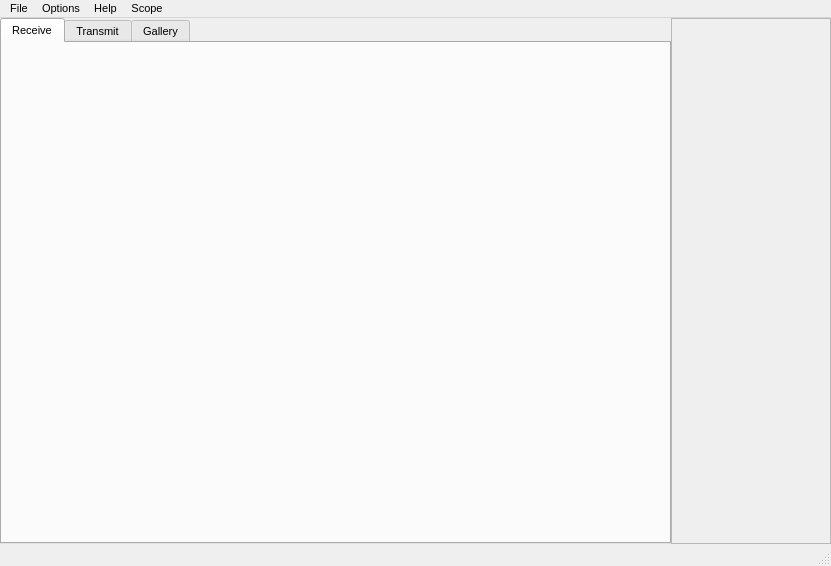
<?xml version="1.0" encoding="UTF-8"?>
<ui version="4.0">
 <class>MainWindow</class>
 <widget class="QMainWindow" name="MainWindow">
  <property name="geometry">
   <rect>
    <x>0</x>
    <y>0</y>
    <width>831</width>
    <height>566</height>
   </rect>
  </property>
  <property name="font">
   <font>
    <pointsize>8</pointsize>
    <weight>50</weight>
    <italic>false</italic>
    <bold>false</bold>
   </font>
  </property>
  <property name="windowTitle">
   <string>MainWindow</string>
  </property>
  <property name="tabShape">
   <enum>QTabWidget::Rounded</enum>
  </property>
  <widget class="QWidget" name="centralwidget">
   <layout class="QHBoxLayout" name="horizontalLayout">
    <property name="spacing">
     <number>0</number>
    </property>
    <property name="leftMargin">
     <number>0</number>
    </property>
    <property name="topMargin">
     <number>0</number>
    </property>
    <property name="rightMargin">
     <number>0</number>
    </property>
    <property name="bottomMargin">
     <number>0</number>
    </property>
    <item>
     <widget class="QTabWidget" name="maintabWidget">
      <property name="font">
       <font>
        <weight>50</weight>
        <italic>false</italic>
        <bold>false</bold>
       </font>
      </property>
      <property name="tabShape">
       <enum>QTabWidget::Rounded</enum>
      </property>
      <property name="currentIndex">
       <number>0</number>
      </property>
      <widget class="QWidget" name="rxTab">
       <property name="font">
        <font>
         <weight>50</weight>
         <bold>false</bold>
        </font>
       </property>
       <attribute name="title">
        <string>Receive</string>
       </attribute>
       <layout class="QVBoxLayout" name="verticalLayout_2">
        <property name="spacing">
         <number>1</number>
        </property>
        <property name="leftMargin">
         <number>1</number>
        </property>
        <property name="topMargin">
         <number>1</number>
        </property>
        <property name="rightMargin">
         <number>1</number>
        </property>
        <property name="bottomMargin">
         <number>1</number>
        </property>
        <item>
         <widget class="rxWidget" name="rxWindow" native="true"/>
        </item>
       </layout>
      </widget>
      <widget class="QWidget" name="txTab">
       <attribute name="title">
        <string>Transmit</string>
       </attribute>
       <layout class="QVBoxLayout" name="verticalLayout_3">
        <property name="spacing">
         <number>1</number>
        </property>
        <property name="leftMargin">
         <number>1</number>
        </property>
        <property name="topMargin">
         <number>1</number>
        </property>
        <property name="rightMargin">
         <number>1</number>
        </property>
        <property name="bottomMargin">
         <number>1</number>
        </property>
        <item>
         <widget class="txWidget" name="txWindow" native="true"/>
        </item>
       </layout>
      </widget>
      <widget class="QWidget" name="galleryTab">
       <attribute name="title">
        <string>Gallery</string>
       </attribute>
       <layout class="QVBoxLayout" name="verticalLayout_4">
        <property name="spacing">
         <number>1</number>
        </property>
        <property name="leftMargin">
         <number>1</number>
        </property>
        <property name="topMargin">
         <number>1</number>
        </property>
        <property name="rightMargin">
         <number>1</number>
        </property>
        <property name="bottomMargin">
         <number>1</number>
        </property>
        <item>
         <widget class="galleryWidget" name="galleryWindow" native="true"/>
        </item>
       </layout>
      </widget>
     </widget>
    </item>
    <item>
     <widget class="spectrumWidget" name="spectrumFrame">
      <property name="sizePolicy">
       <sizepolicy hsizetype="Fixed" vsizetype="Preferred">
        <horstretch>0</horstretch>
        <verstretch>0</verstretch>
       </sizepolicy>
      </property>
      <property name="minimumSize">
       <size>
        <width>160</width>
        <height>0</height>
       </size>
      </property>
      <property name="maximumSize">
       <size>
        <width>180</width>
        <height>16777215</height>
       </size>
      </property>
      <property name="frameShape">
       <enum>QFrame::StyledPanel</enum>
      </property>
      <property name="frameShadow">
       <enum>QFrame::Raised</enum>
      </property>
     </widget>
    </item>
   </layout>
  </widget>
  <widget class="QMenuBar" name="menubar">
   <property name="geometry">
    <rect>
     <x>0</x>
     <y>0</y>
     <width>831</width>
     <height>22</height>
    </rect>
   </property>
   <property name="font">
    <font>
     <weight>50</weight>
     <bold>false</bold>
    </font>
   </property>
   <widget class="QMenu" name="menuFile">
    <property name="title">
     <string>File</string>
    </property>
    <addaction name="actionSaveWaterfallImage"/>
    <addaction name="separator"/>
    <addaction name="actionExit"/>
    <addaction name="actionTxTestPattern"/>
   </widget>
   <widget class="QMenu" name="menuOptions">
    <property name="title">
     <string>Options</string>
    </property>
    <addaction name="actionConfigure"/>
    <addaction name="actionCalibrate"/>
    <addaction name="separator"/>
    <addaction name="actionLogSettings"/>
    <addaction name="actionResetLog"/>
    <addaction name="actionDumpSamplesPerLine"/>
   </widget>
   <widget class="QMenu" name="menuHelp">
    <property name="title">
     <string>Help</string>
    </property>
    <addaction name="actionAboutQSSTV"/>
    <addaction name="actionAboutQt"/>
    <addaction name="actionUsersGuide"/>
   </widget>
   <widget class="QMenu" name="menuScope">
    <property name="title">
     <string>Scope</string>
    </property>
    <addaction name="actionShowDataScope"/>
    <addaction name="actionShowSyncScopeNarrow"/>
    <addaction name="actionShowSyncScopeWide"/>
    <addaction name="actionScopeOffset"/>
    <addaction name="actionClearScope"/>
   </widget>
   <addaction name="menuFile"/>
   <addaction name="menuOptions"/>
   <addaction name="menuHelp"/>
   <addaction name="menuScope"/>
  </widget>
  <widget class="QStatusBar" name="statusBar">
   <property name="minimumSize">
    <size>
     <width>0</width>
     <height>0</height>
    </size>
   </property>
   <property name="maximumSize">
    <size>
     <width>16777215</width>
     <height>16777215</height>
    </size>
   </property>
  </widget>
  <action name="actionExit">
   <property name="text">
    <string>Exit</string>
   </property>
  </action>
  <action name="actionConfigure">
   <property name="text">
    <string>Configuration</string>
   </property>
  </action>
  <action name="actionDumpSamplesPerLine">
   <property name="text">
    <string>Dump Samples Per Line</string>
   </property>
  </action>
  <action name="actionCalibrate">
   <property name="text">
    <string>Calibrate</string>
   </property>
  </action>
  <action name="actionShowDataScope">
   <property name="text">
    <string>Show Data Scope</string>
   </property>
  </action>
  <action name="actionLogSettings">
   <property name="text">
    <string>Log Settings</string>
   </property>
  </action>
  <action name="actionResetLog">
   <property name="text">
    <string>Reset Log</string>
   </property>
  </action>
  <action name="actionAboutQSSTV">
   <property name="text">
    <string>About QSSTV</string>
   </property>
  </action>
  <action name="actionAboutQt">
   <property name="text">
    <string>About Qt</string>
   </property>
  </action>
  <action name="actionUsersGuide">
   <property name="text">
    <string>Users Guide</string>
   </property>
  </action>
  <action name="actionShowSyncScopeNarrow">
   <property name="text">
    <string>Show Sync Scope Narrow</string>
   </property>
  </action>
  <action name="actionScopeOffset">
   <property name="text">
    <string>Scope Offset</string>
   </property>
  </action>
  <action name="actionShowSyncScopeWide">
   <property name="text">
    <string>Show Sync Scope Wide</string>
   </property>
  </action>
  <action name="actionTxTestPattern">
   <property name="text">
    <string>TX Test Pattern</string>
   </property>
  </action>
  <action name="actionClearScope">
   <property name="text">
    <string>Clear</string>
   </property>
  </action>
  <action name="actionFullScreen">
   <property name="enabled">
    <bool>true</bool>
   </property>
   <property name="text">
    <string>&amp;Full Screen</string>
   </property>
   <property name="shortcutContext">
    <enum>Qt::WidgetShortcut</enum>
   </property>
   <property name="autoRepeat">
    <bool>false</bool>
   </property>
  </action>
  <action name="actionSaveWaterfallImage">
   <property name="text">
    <string>Save Waterfall Image</string>
   </property>
  </action>
  <action name="actionBigTransfer">
   <property name="text">
    <string>BigTransfer</string>
   </property>
  </action>
 </widget>
 <customwidgets>
  <customwidget>
   <class>rxWidget</class>
   <extends>QWidget</extends>
   <header>rxwidget.h</header>
   <container>1</container>
  </customwidget>
  <customwidget>
   <class>txWidget</class>
   <extends>QWidget</extends>
   <header>txwidget.h</header>
   <container>1</container>
  </customwidget>
  <customwidget>
   <class>galleryWidget</class>
   <extends>QWidget</extends>
   <header>gallerywidget.h</header>
   <container>1</container>
  </customwidget>
  <customwidget>
   <class>spectrumWidget</class>
   <extends>QFrame</extends>
   <header>spectrumwidget.h</header>
   <container>1</container>
  </customwidget>
 </customwidgets>
 <resources/>
 <connections/>
</ui>
